Frame 1 (no input): blank canvas, image omitted
Frame 60 (no input): blank canvas, image omitted
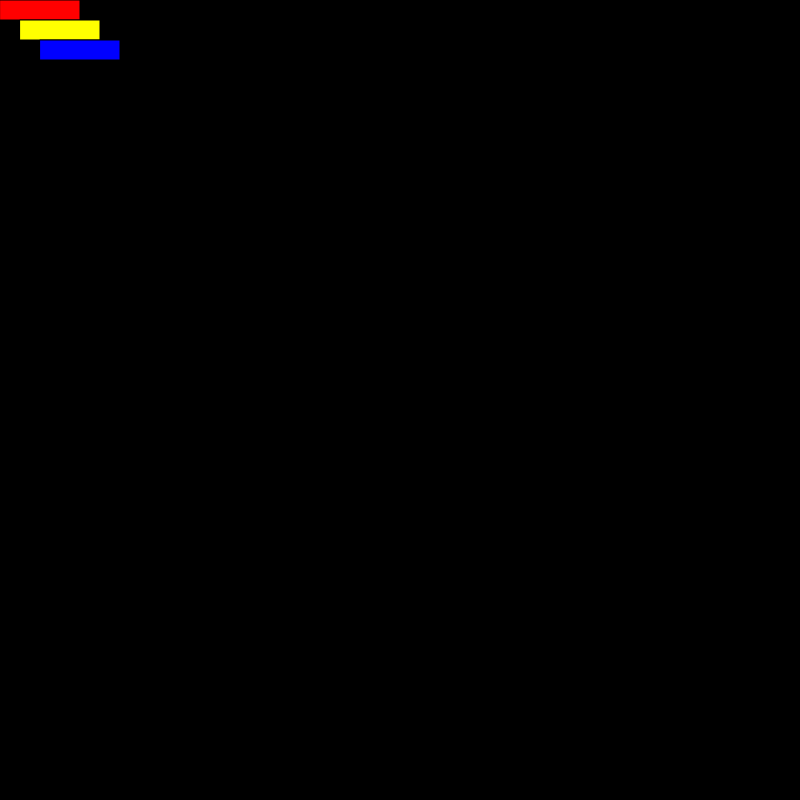
Frame 120 (the mouse pressed at the canvas centre since frame 60)

The p5.js sketch whose frames 1 and 60 were blank and that drew this single picture after the mouse press (run headless with seeded random() and noise() and a simulated clock; from frame 60 on, the mouse is pressed at the canvas centre):

// p5.js sketch
// ── sketch.js


function setup() {
  createCanvas(800,800);
}

function draw() {
  background (0);
  for (var i = 0; i <3; i++) {
    if(i==0){
      fill(255,0,0);
    }else if (i==1){
      fill(255,255,0);
    }else{
      fill(0,0,255);
    }
    rect(i*20,i*20,mouseX/5,20);
  }
}
